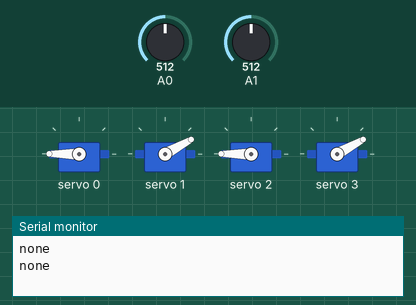
Simulated run of this sketch. Board: Arduino Uno, built with avr-gcc and run on an emulated ATmega328P. Parts: 4 × servo, the last lines printed to the serial monitor. The test bench sets the inputs (shaded band); at power-on: A0 = 512, A1 = 512.

Above: at 1.2 s.
1.3 s: A0 set to 1013
3.2 s: A0 set to 1021
At 4.3 s:
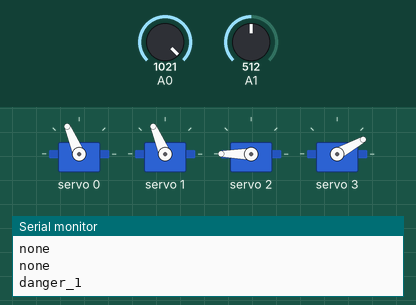
Timing chart, 0 to 6.2 s (numbered marks = the images above; inputs shaded):
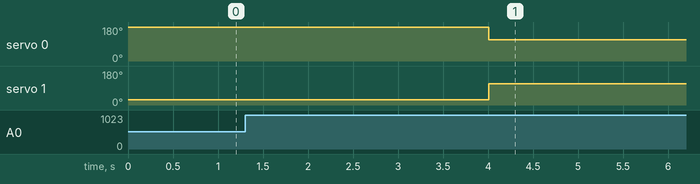

The sketch:

ardu_pca.ino
```cpp
#include <Wire.h>
#include <Adafruit_PWMServoDriver.h>

#define PCA9685_ADDRESS 0x40  // PCA9685 모듈의 I2C 주소
#define PRESSURE_THRESHOLD 1020   // 압력 센서의 임계값 (조절 필요)

Adafruit_PWMServoDriver pwm = Adafruit_PWMServoDriver(PCA9685_ADDRESS);
char cmd;

void setup(){
  Serial.begin(9600);
  pwm.begin();
  pwm.setPWMFreq(50);  // PWM 주파수 설정 (50Hz를 사용하는 경우)

  setMotorAngle(0, 170);  // 모터 0을 160도로 이동
  setMotorAngle(1, 10);   // 모터 1을 20도로 이동
  setMotorAngle(2, 170);   // 모터 0을 90도로 이동
  setMotorAngle(3, 10);   // 모터 1을 90도로 이동

}

void loop() {
  // 압력 센서 값을 읽어옴
  int pressureValue1 = analogRead(A0);
  int pressureValue2 = analogRead(A1);
  if (Serial.available()){
    cmd = Serial.read();
  }
    // 압력 센서 값이 임계값 미만이면 모터 0과 1을 동작
  if (pressureValue1 > PRESSURE_THRESHOLD) {
    Serial.println("danger_1");
    setMotorAngle(0, 90);  // 모터 0을 160도로 이동
    setMotorAngle(1, 90);   // 모터 1을 20도로 이동
    delay(3000);
  }
  else if (pressureValue2 > PRESSURE_THRESHOLD) {
    Serial.println("danger_2");
    setMotorAngle(2, 90);  // 모터 0을 160도로 이동
    setMotorAngle(3, 90);   // 모터 1을 20도로 이동
    delay(3000);
  }
  else{
    Serial.println("none");
    delay(1000);
  }
    //a라는 값이 들어오면 내림
  if (cmd == 'a'){
    setMotorAngle(0, 170);  // 모터 0을 160도로 이동
    setMotorAngle(1, 10);   // 모터 1을 20도로 이동
    setMotorAngle(2, 170);  // 모터 0을 90도로 이동
    setMotorAngle(3, 10);   // 모터 1을 90도로 이동
    delay(1000); //상황에 맞게 조절
  }
}

// 모터를 지정된 각도로 이동하는 함수
void setMotorAngle(uint8_t channel, int angle) {
  int pulse = map(angle, 0, 180, 150, 550);  // 각도를 PWM 펄스로 변환
  pwm.setPWM(channel, 0, pulse);  // 모터를 지정된 펄스로 제어
}
```

Measured:
- the behaviour switches between 1020 and 1021 on A0 (found by bisection; images 0 and 1)
- after the input at 3.2 s, servo 0: 180° → 113° after 0.81 s; servo 1: 29° → 113° after 0.81 s
